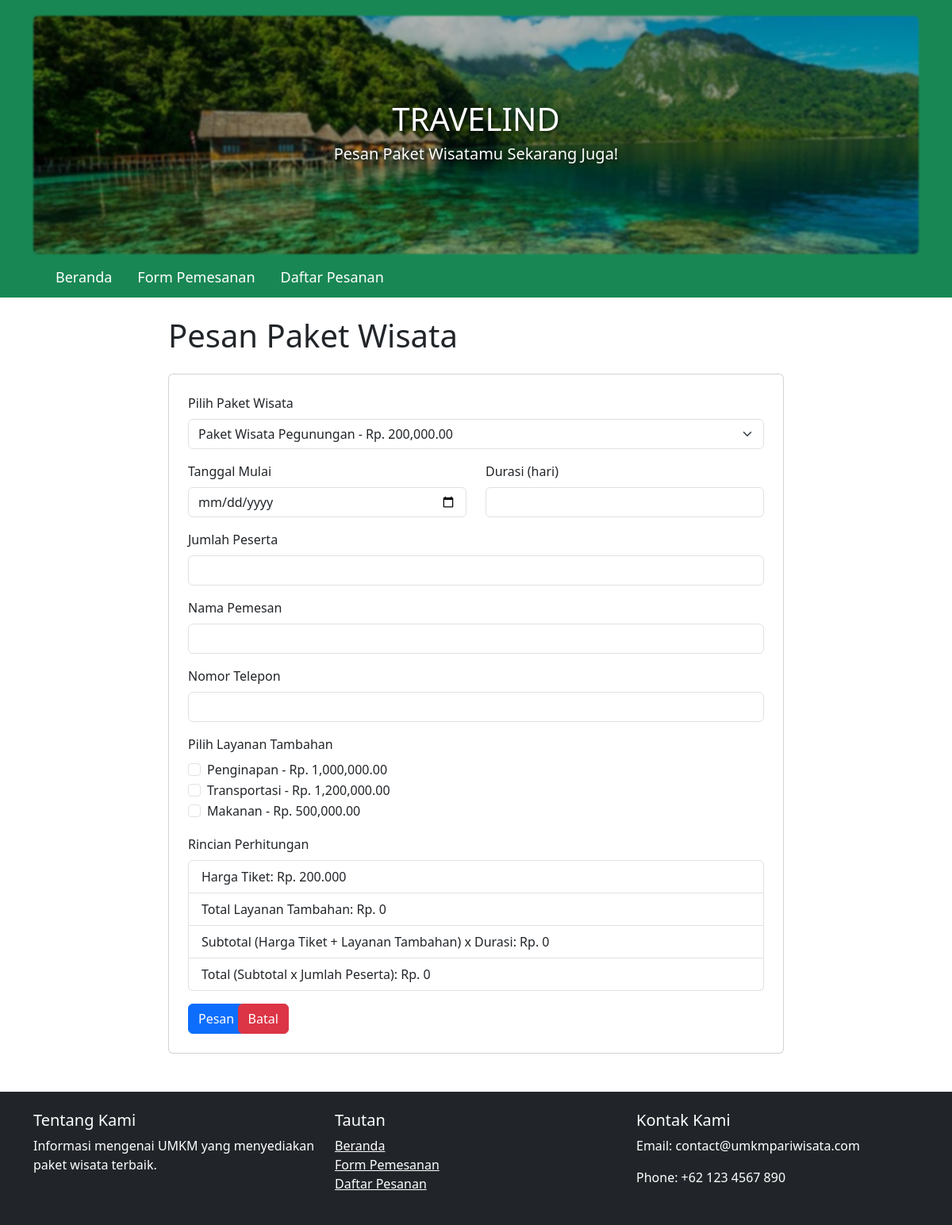
The page /booking.php?paket_id=2 on the database its author committed.
### tables this page shows
CREATE TABLE `layanan` (
  `id` int(11) NOT NULL,
  `nama` varchar(255) NOT NULL,
  `harga` decimal(10,2) NOT NULL
);

### booking.php (the view, shortened to what this page needs)
<?php
require 'db.php';
$stmt = $pdo->query('SELECT * FROM layanan');
$services = $stmt->fetchAll();
$stmt = $pdo->query('SELECT * FROM paket_wisata');
$all_packages = $stmt->fetchAll();
$paket_id = isset($_GET['paket_id']) ? (int)$_GET['paket_id'] : 0;
?>
<?php include 'header.php'; ?>
<div class="container col-lg-8">
    <h1 class="mt-4">Pesan Paket Wisata</h1>
    <form method="POST" class="mt-4 card p-4">
        <div class="mb-3">
            <label for="paket_id" class="form-label">Pilih Paket Wisata</label>
            <select class="form-select" id="paket_id" name="paket_id" required>
                <?php foreach ($all_packages as $pkg): ?>
                    <option value="<?= htmlspecialchars($pkg['id']) ?>" data-harga="<?= htmlspecialchars($pkg['harga']) ?>" <?= ($pkg['id'] == $paket_id) ? 'selected' : '' ?>>
                        <?= htmlspecialchars($pkg['nama']) ?> - Rp. <?= number_format($pkg['harga'], 2) ?>
                    </option>
                <?php endforeach; ?>
            </select>
        </div>
        <div class="row">
            <div class="col-md-6 mb-3">
                <label for="tanggal_mulai" class="form-label">Tanggal Mulai</label>
                <input type="date" class="form-control" id="tanggal_mulai" name="tanggal_mulai" required>
            </div>
            <div class="col-md-6 mb-3">
                <label for="durasi" class="form-label">Durasi (hari)</label>
                <input type="number" class="form-control" id="durasi" name="durasi" required>
            </div>
        </div>
        <div class="mb-3">
            <label for="jumlah_peserta" class="form-label">Jumlah Peserta</label>
            <input type="number" class="form-control" id="jumlah_peserta" name="jumlah_peserta" required>
        </div>
        <div class="mb-3">
            <label for="nama_pemesan" class="form-label">Nama Pemesan</label>
            <input type="text" class="form-control" id="nama_pemesan" name="nama_pemesan" required>
        </div>
        <div class="mb-3">
            <label for="no_telepon" class="form-label">Nomor Telepon</label>
            <input type="text" class="form-control" id="no_telepon" name="no_telepon" required>
        </div>
        <div class="mb-3">
            <label for="layanan" class="form-label">Pilih Layanan Tambahan</label>
            <?php foreach ($services as $service): ?>
                <div class="form-check">
                    <input class="form-check-input" type="checkbox" name="<?= htmlspecialchars(strtolower($service['nama'])) ?>" value="<?= htmlspecialchars($service['harga']) ?>" id="<?= htmlspecialchars($service['nama']) ?>">
                    <label class="form-check-label" for="<?= htmlspecialchars($service['nama']) ?>">
                        <?= htmlspecialchars($service['nama']) ?> - Rp. <?= number_format($service['harga'], 2) ?>
                    </label>
                </div>
            <?php endforeach; ?>
        </div>
        <div class="mb-3">
            <label for="rincian_perhitungan" class="form-label">Rincian Perhitungan</label>
            <ul id="rincian_perhitungan" class="list-group">
                <li class="list-group-item">Harga Tiket: <span id="rincian_harga_tiket">Rp. 0</span></li>
                <li class="list-group-item">Total Layanan Tambahan: <span id="rincian_layanan">Rp. 0</span></li>
                <li class="list-group-item">Subtotal (Harga Tiket + Layanan Tambahan) x Durasi: <span class="font-weight-bold" id="rincian_subtotal">Rp. 0</span></li>
                <li class="list-group-item">Total (Subtotal x Jumlah Peserta): <span class="font-weight-bold" id="rincian_total">Rp. 0</span></li>
            </ul>
        </div>
        <div class="row">
            <div class="col-md-1">
                <button type="submit" class="btn btn-primary">Pesan</button>
            </div>
            <div class="col-md-1">
                <button type="button" class="btn btn-danger" onclick="window.location.href='index.php'">Batal</button>
            </div>
        </div>
    </form>
</div>
<?php include 'footer.php'; ?>
</body>
</html>

### rows shown on the page
layanan: nama "Penginapan", harga "1,000,000.00"
layanan: nama "Transportasi", harga "1,200,000.00"
layanan: nama "Makanan", harga "500,000.00"

### other values the page prints
form field paket_id "Paket Wisata Pegunungan - Rp. 200,000.00"
